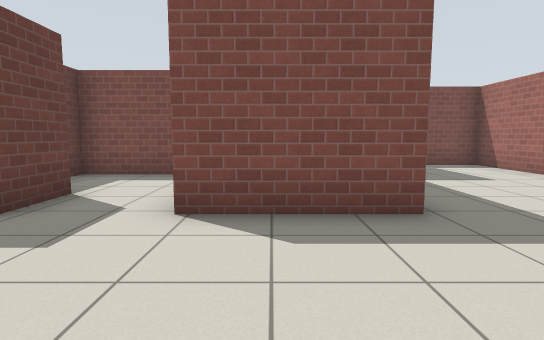
View 1 (above)

18 first-person views from a walk through a Gazebo world. The camera is 0.94 m above the floor, tilts 6° down and sees 80° across. Floor lines are 1 m apart. The floor is counted in squares, 1 m on a side. Each view is taken from the middle of a square. On the plan, view 1 faces up. The plan holds only what a view shows up to about 12 squares ahead; the rest is blank. Simple patterns stand in for the simulator's built-in surfaces.

View 2
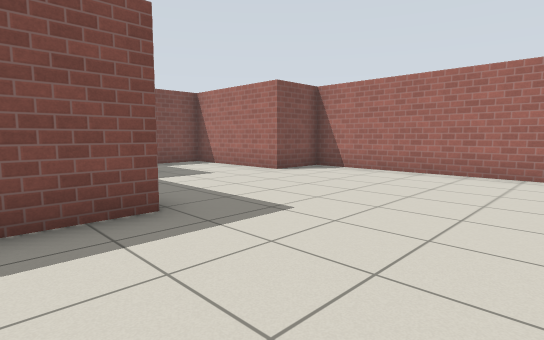

View 3
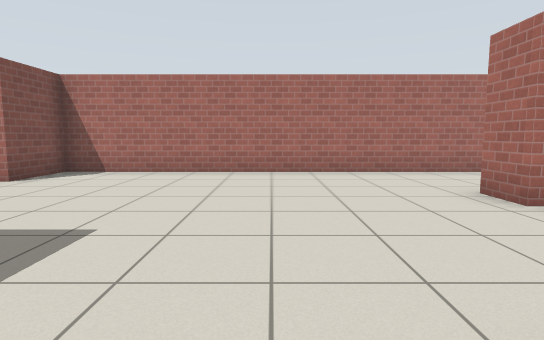

View 4
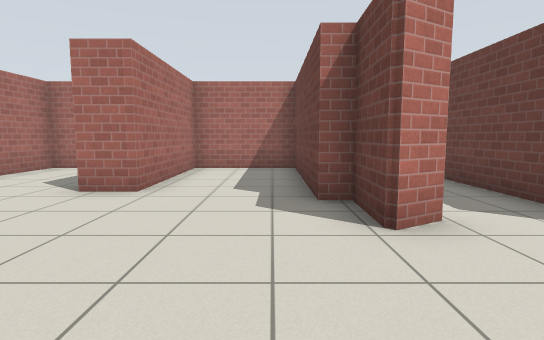

View 5
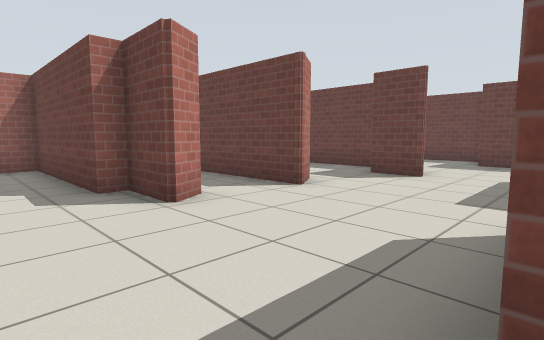

View 6
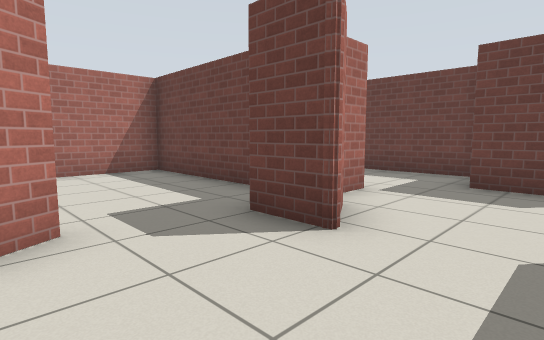

View 7
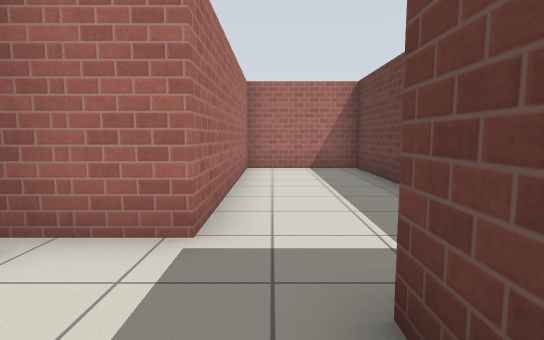

View 8
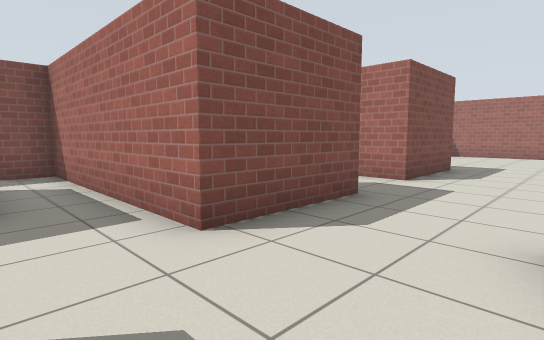

View 9
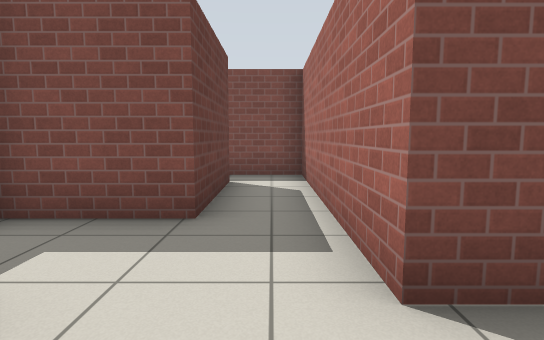

View 10
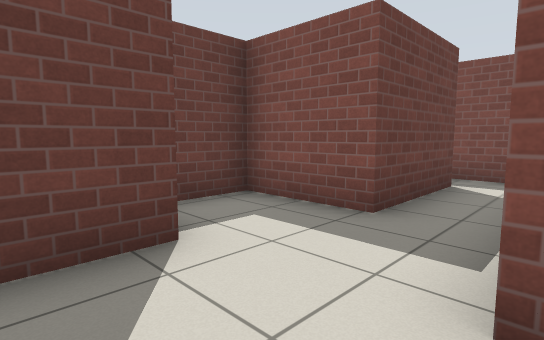

View 11
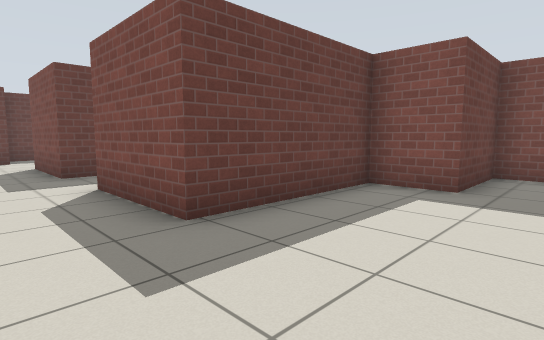

View 12
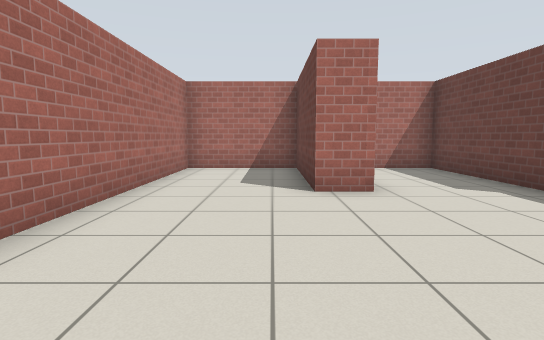

View 13
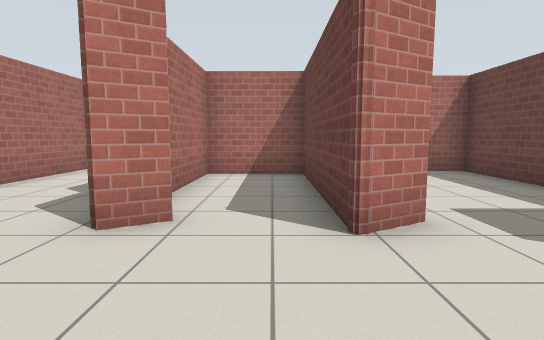

View 14
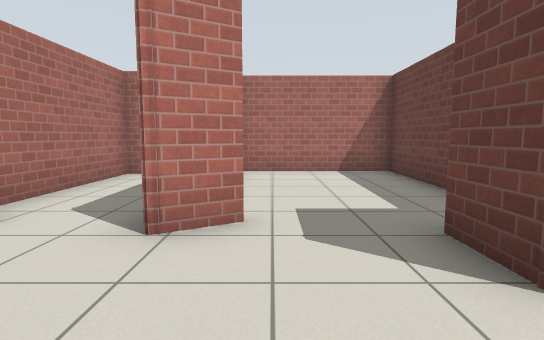

View 15
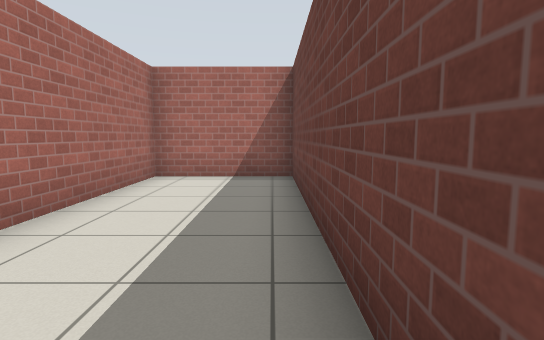

View 16
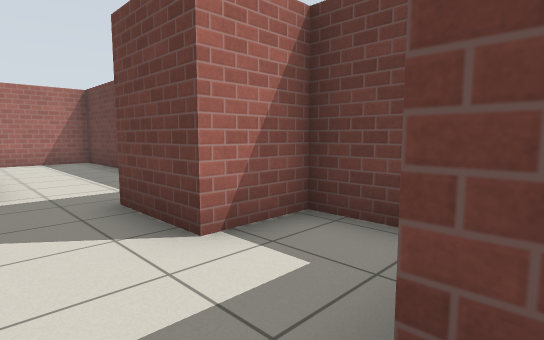

View 17
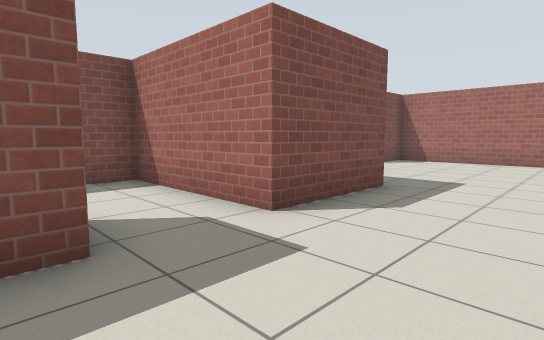

View 18
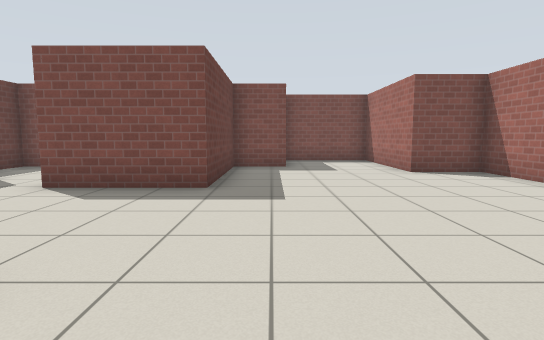

### Floor plan
Points are (right, up) in squares from view 1. A wall is a line through its corners. A room is listed if a view was taken in it or the views show most of it. See-through windows are left out.
Room 1 (views 1, 2, 3, 4, 5, 6, 7, 8, 9, 10, 11, 12, 13, 14, 15, 16, 17, 18)
walls: (0, -0.6) (0.9, -0.1) (0.8, -1.7) (1.3, -1.7) (1.3, -6.5) (4.3, -6.5) (4.3, -2.4) (5.3, -2.4) (5.3, -6.5) (8.5, -6.5) (8.5, 6.4) (6.6, 6.4) (6.6, 10.5) (3.4, 10.5) (3.4, 7.9) (1.8, 7.9) (1.8, 3.8) (-1.2, 3.8) (-1.2, 7.9) (-4.7, 7.9) (-4.7, 7); (-2.8, -0.5) (-1.8, 0) (-1.8, -5) (0.6, -5) (0.7, -1.2); (-3.3, 5.2) (-3.3, 3.8) (-6.3, 3.8) (-6.3, 8.6); (-5.8, 0.6) (-4.7, 1.2) (-4.7, -0.1); (-6, -0.7) (-6.1, -5.6) (-2.1, -5.6); (-10.5, 1.1) (-10.5, -6.5) (-7.3, -6.5) (-7.3, 0.1) (-5.4, 0.1); (-7.9, 8.7) (-7.9, 5.6) (-10.2, 5.6) (-10.2, 3.4) (-8.6, 3.4) (-8.6, 1.4)
ways out: opening at (-7, 8)

Positions as (right, up) in squares from view 1, and headings:
1: (0, 0), facing up
2: (0, 0), facing up-right
3: (0, 1), facing right
4: (2, 3), facing down
5: (3, 4), facing down-left
6: (-2, 3), facing down-left
7: (-8, 3), facing down
8: (-8, 1), facing up-right
9: (-7, 2), facing up
10: (-6, 2), facing up-left
11: (5, 2), facing up-left
12: (6, 3), facing down
13: (-1, 3), facing down
14: (-3, 3), facing down
15: (-10, 1), facing down
16: (-7, 6), facing down-left
17: (-4, 1), facing up-right
18: (3, -2), facing up
